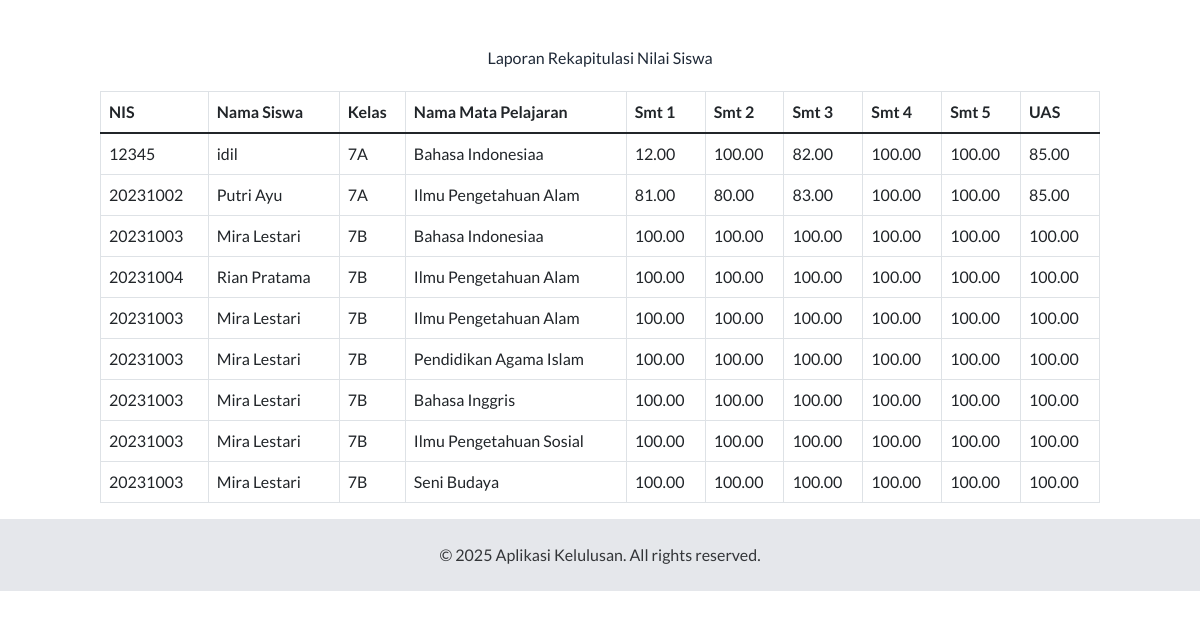
The app's page /admin/laporan_rekapitulasi.php (signed in) with its own data.
### tables this page shows
CREATE TABLE `nilai` (
  `id_nilai` int(11) NOT NULL,
  `nis` varchar(20) NOT NULL,
  `kode_mapel` varchar(10) NOT NULL,
  `smt1` decimal(5,2) DEFAULT NULL,
  `smt2` decimal(5,2) DEFAULT NULL,
  `smt3` decimal(5,2) DEFAULT NULL,
  `smt4` decimal(5,2) DEFAULT NULL,
  `smt5` decimal(5,2) DEFAULT NULL,
  `uas` decimal(5,2) DEFAULT NULL,
  `tahun_ajaran` varchar(20) NOT NULL,
  `kkm` decimal(5,2) DEFAULT 80.00
);

CREATE TABLE `siswa` (
  `nis` varchar(20) NOT NULL,
  `nisn` varchar(20) DEFAULT NULL,
  `nama` varchar(100) NOT NULL,
  `tempat_lahir` varchar(100) DEFAULT NULL,
  `nama_orang_tua` varchar(100) DEFAULT NULL,
  `kelas` varchar(10) NOT NULL,
  `tahun_ajaran` varchar(20) NOT NULL,
  `password` varchar(255) DEFAULT NULL,
  `status_kelulusan` enum('Lulus','Lulus Bersyarat','Tidak Lulus') DEFAULT NULL
);

CREATE TABLE `mapel` (
  `kode_mapel` varchar(10) NOT NULL,
  `nama_mapel` varchar(100) NOT NULL
);

### admin/laporan_rekapitulasi.php (the view, shortened to what this page needs)
<?php
include('../includes/koneksi.php');
$sql = "SELECT siswa.nis, siswa.nama, siswa.kelas, mapel.nama_mapel, nilai.smt1, nilai.smt2, nilai.smt3, nilai.smt4, nilai.smt5, nilai.uas
        FROM siswa
        JOIN nilai ON siswa.nis = nilai.nis
        JOIN mapel ON nilai.kode_mapel = mapel.kode_mapel";
$result = mysqli_query($conn, $sql);
?>
<!DOCTYPE html>
<html lang="id">
<head>
    <?php include('../template_head.php'); ?>
</head>
<body>
    <div class="container mt-5">
        <h3 class="text-center mb-4 text-gray-800">Laporan Rekapitulasi Nilai Siswa</h3>
        <table class="table table-bordered">
            <thead>
                <tr>
                    <th>NIS</th>
                    <th>Nama Siswa</th>
                    <th>Kelas</th>
                    <th>Nama Mata Pelajaran</th>
                    <th>Smt 1</th>
                    <th>Smt 2</th>
                    <th>Smt 3</th>
                    <th>Smt 4</th>
                    <th>Smt 5</th>
                    <th>UAS</th>
                </tr>
            </thead>
            <tbody>
                <?php while ($row = mysqli_fetch_assoc($result)) { ?>
                <tr>
                    <td><?php echo $row['nis']; ?></td>
                    <td><?php echo $row['nama']; ?></td>
                    <td><?php echo $row['kelas']; ?></td>
                    <td><?php echo $row['nama_mapel']; ?></td>
                    <td><?php echo $row['smt1']; ?></td>
                    <td><?php echo $row['smt2']; ?></td>
                    <td><?php echo $row['smt3']; ?></td>
                    <td><?php echo $row['smt4']; ?></td>
                    <td><?php echo $row['smt5']; ?></td>
                    <td><?php echo $row['uas']; ?></td>
                </tr>
                <?php } ?>
            </tbody>
        </table>
    </div>
    <?php include('../template_foot.php'); ?>
</body>
</html>

### records on screen
nilai: nis.nis "12345", nis.nama "idil", nis.kelas "7A", kode_mapel.nama_mapel "Bahasa Indonesiaa", smt1 "12.00", smt2 "100.00", smt3 "82.00", smt4 "100.00", smt5 "100.00", uas "85.00"
nilai: nis.nis "20231002", nis.nama "Putri Ayu", nis.kelas "7A", kode_mapel.nama_mapel "Ilmu Pengetahuan Alam", smt1 "81.00", smt2 "80.00", smt3 "83.00", smt4 "100.00", smt5 "100.00", uas "85.00"
nilai: nis.nis "20231003", nis.nama "Mira Lestari", nis.kelas "7B", kode_mapel.nama_mapel "Bahasa Indonesiaa", smt1 "100.00", smt2 "100.00", smt3 "100.00", smt4 "100.00", smt5 "100.00", uas "100.00"
nilai: nis.nis "20231004", nis.nama "Rian Pratama", nis.kelas "7B", kode_mapel.nama_mapel "Ilmu Pengetahuan Alam", smt1 "100.00", smt2 "100.00", smt3 "100.00", smt4 "100.00", smt5 "100.00", uas "100.00"
nilai: nis.nis "20231003", nis.nama "Mira Lestari", nis.kelas "7B", kode_mapel.nama_mapel "Ilmu Pengetahuan Alam", smt1 "100.00", smt2 "100.00", smt3 "100.00", smt4 "100.00", smt5 "100.00", uas "100.00"
nilai: nis.nis "20231003", nis.nama "Mira Lestari", nis.kelas "7B", kode_mapel.nama_mapel "Pendidikan Agama Islam", smt1 "100.00", smt2 "100.00", smt3 "100.00", smt4 "100.00", smt5 "100.00", uas "100.00"
nilai: nis.nis "20231003", nis.nama "Mira Lestari", nis.kelas "7B", kode_mapel.nama_mapel "Bahasa Inggris", smt1 "100.00", smt2 "100.00", smt3 "100.00", smt4 "100.00", smt5 "100.00", uas "100.00"
nilai: nis.nis "20231003", nis.nama "Mira Lestari", nis.kelas "7B", kode_mapel.nama_mapel "Ilmu Pengetahuan Sosial", smt1 "100.00", smt2 "100.00", smt3 "100.00", smt4 "100.00", smt5 "100.00", uas "100.00"
nilai: nis.nis "20231003", nis.nama "Mira Lestari", nis.kelas "7B", kode_mapel.nama_mapel "Seni Budaya", smt1 "100.00", smt2 "100.00", smt3 "100.00", smt4 "100.00", smt5 "100.00", uas "100.00"
